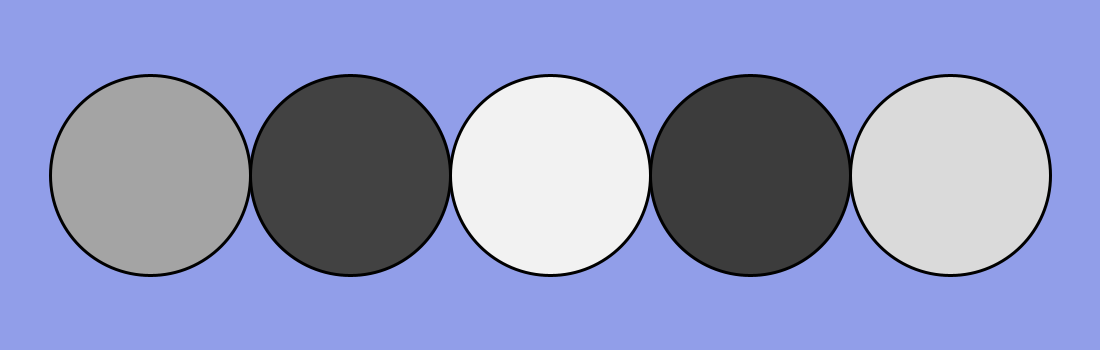
Frame 1 (no input)
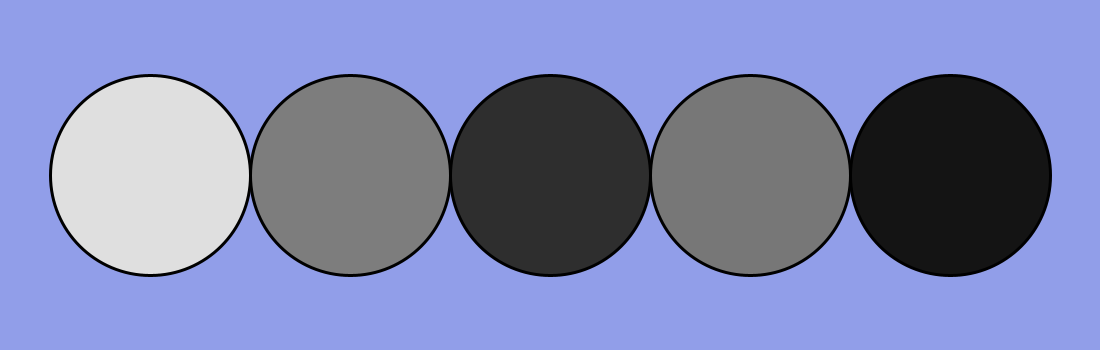
Frame 60 (the mouse pressed at the canvas centre just before this capture)
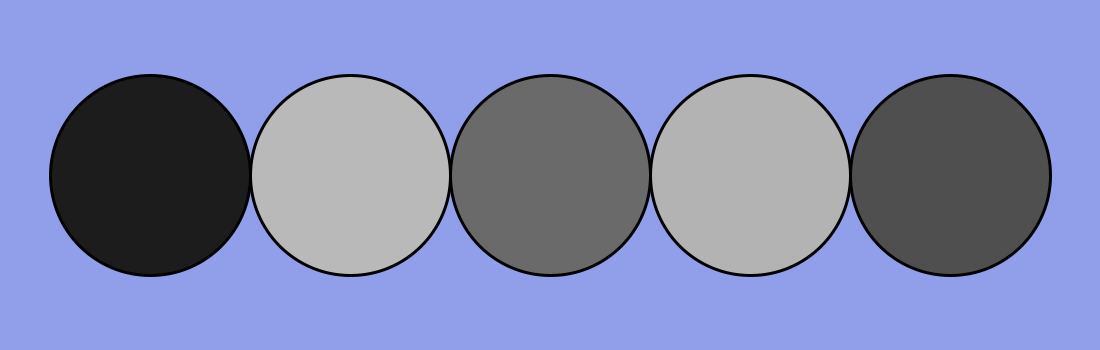
Frame 120 (the mouse held since frame 60 and released just before this capture)

The Processing sketch that drew these frames (run headless with seeded random() and noise(); from frame 60 on, the mouse is pressed at the canvas centre):

// Processing sketch: processing_76222
// ── processing_76222.pde

int circles = 5;
int circleColor[] = new int[circles];

void setup() {
  size(1100, 350);
  for (int i=0; i < circles; i++) {
    int ranFill = (int)random(0, 255);
    circleColor[i] = ranFill;
  }
}

void draw() {
  background(145, 158, 233);
  strokeWeight(3);
  smooth();

  int step = 0;

  for (int i=1; i<6; i++) {
    fill(circleColor[step]);
    ellipse(i*200-50, 175, 200, 200);
    if (circleColor[step] == 255) {
      circleColor[step] = 0;
    } 
    else {
      circleColor[step]++;
       step++;
    }
  }
}
